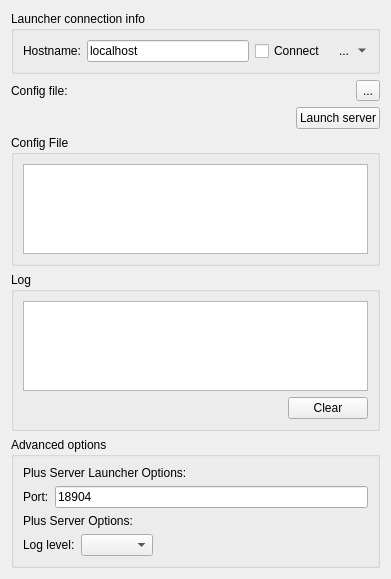
<?xml version="1.0" encoding="UTF-8"?>
<ui version="4.0">
 <class>qMRMLPlusLauncherRemoteWidget</class>
 <widget class="qMRMLWidget" name="qMRMLPlusLauncherRemoteWidget">
  <property name="geometry">
   <rect>
    <x>0</x>
    <y>0</y>
    <width>391</width>
    <height>579</height>
   </rect>
  </property>
  <property name="windowTitle">
   <string>Form</string>
  </property>
  <layout class="QVBoxLayout" name="verticalLayout_2">
   <item>
    <widget class="ctkCollapsibleGroupBox" name="launcherConnectionGroupBox">
     <property name="title">
      <string>Launcher connection info</string>
     </property>
     <layout class="QHBoxLayout" name="horizontalLayout">
      <item>
       <widget class="QLabel" name="hostnameLabel">
        <property name="text">
         <string>Hostname:</string>
        </property>
       </widget>
      </item>
      <item>
       <widget class="QLineEdit" name="hostnameLineEdit">
        <property name="text">
         <string>localhost</string>
        </property>
       </widget>
      </item>
      <item>
       <widget class="QCheckBox" name="launcherConnectCheckBox">
        <property name="text">
         <string>Connect</string>
        </property>
       </widget>
      </item>
      <item>
       <widget class="QToolButton" name="launcherStatusButton">
        <property name="text">
         <string>...</string>
        </property>
        <property name="icon">
         <iconset resource="../qMRMLPlusLauncherRemoteWidget.qrc">
          <normaloff>:/Icons/PlusLauncherRemoteDotGreen.png</normaloff>:/Icons/PlusLauncherRemoteDotGreen.png</iconset>
        </property>
        <property name="iconSize">
         <size>
          <width>20</width>
          <height>20</height>
         </size>
        </property>
        <property name="popupMode">
         <enum>QToolButton::MenuButtonPopup</enum>
        </property>
        <property name="toolButtonStyle">
         <enum>Qt::ToolButtonIconOnly</enum>
        </property>
        <property name="autoRaise">
         <bool>true</bool>
        </property>
        <property name="arrowType">
         <enum>Qt::NoArrow</enum>
        </property>
       </widget>
      </item>
     </layout>
    </widget>
   </item>
   <item>
    <layout class="QHBoxLayout" name="loadConfigLayout">
     <item>
      <widget class="QLabel" name="configFileLabel">
       <property name="text">
        <string>Config file:</string>
       </property>
      </widget>
     </item>
     <item>
      <widget class="qMRMLNodeComboBox" name="configFileSelectorComboBox">
       <property name="enabled">
        <bool>false</bool>
       </property>
       <property name="focusPolicy">
        <enum>Qt::WheelFocus</enum>
       </property>
       <property name="nodeTypes">
        <stringlist>
         <string>vtkMRMLTextNode</string>
        </stringlist>
       </property>
       <property name="addEnabled">
        <bool>false</bool>
       </property>
      </widget>
     </item>
     <item>
      <widget class="QToolButton" name="loadConfigFileButton">
       <property name="text">
        <string>...</string>
       </property>
      </widget>
     </item>
    </layout>
   </item>
   <item>
    <layout class="QHBoxLayout" name="launchServerLayout">
     <item>
      <spacer name="horizontalSpacer">
       <property name="orientation">
        <enum>Qt::Horizontal</enum>
       </property>
       <property name="sizeHint" stdset="0">
        <size>
         <width>40</width>
         <height>20</height>
        </size>
       </property>
      </spacer>
     </item>
     <item>
      <widget class="QPushButton" name="startStopServerButton">
       <property name="text">
        <string>Launch server</string>
       </property>
       <property name="icon">
        <iconset resource="../qMRMLPlusLauncherRemoteWidget.qrc">
         <normaloff>:/Icons/PlusLauncherRemoteConnect.png</normaloff>:/Icons/PlusLauncherRemoteConnect.png</iconset>
       </property>
       <property name="iconSize">
        <size>
         <width>15</width>
         <height>15</height>
        </size>
       </property>
      </widget>
     </item>
    </layout>
   </item>
   <item>
    <widget class="ctkCollapsibleGroupBox" name="configFileGroupBox">
     <property name="title">
      <string>Config File</string>
     </property>
     <property name="collapsed">
      <bool>true</bool>
     </property>
     <layout class="QHBoxLayout" name="horizontalLayout_5">
      <item>
       <widget class="QTextEdit" name="configFileTextEdit"/>
      </item>
     </layout>
    </widget>
   </item>
   <item>
    <widget class="ctkCollapsibleGroupBox" name="logGroupBox">
     <property name="title">
      <string>Log</string>
     </property>
     <property name="collapsed">
      <bool>false</bool>
     </property>
     <layout class="QVBoxLayout" name="verticalLayout">
      <item>
       <widget class="QTextEdit" name="serverLogTextEdit">
        <property name="readOnly">
         <bool>true</bool>
        </property>
       </widget>
      </item>
      <item>
       <layout class="QHBoxLayout" name="horizontalLayout_4">
        <item>
         <spacer name="horizontalSpacer_4">
          <property name="orientation">
           <enum>Qt::Horizontal</enum>
          </property>
          <property name="sizeHint" stdset="0">
           <size>
            <width>40</width>
            <height>20</height>
           </size>
          </property>
         </spacer>
        </item>
        <item>
         <widget class="QPushButton" name="clearLogButton">
          <property name="text">
           <string>Clear</string>
          </property>
         </widget>
        </item>
       </layout>
      </item>
     </layout>
    </widget>
   </item>
   <item>
    <widget class="ctkCollapsibleGroupBox" name="advancedGroupBox">
     <property name="enabled">
      <bool>true</bool>
     </property>
     <property name="title">
      <string>Advanced options</string>
     </property>
     <property name="collapsed">
      <bool>false</bool>
     </property>
     <layout class="QVBoxLayout" name="verticalLayout_3">
      <item>
       <widget class="QLabel" name="label">
        <property name="text">
         <string>Plus Server Launcher Options:</string>
        </property>
       </widget>
      </item>
      <item>
       <layout class="QHBoxLayout" name="horizontalLayout_3">
        <item>
         <widget class="QLabel" name="serverLauncherPortLabel">
          <property name="text">
           <string>Port:</string>
          </property>
         </widget>
        </item>
        <item>
         <widget class="QLineEdit" name="portLineEdit">
          <property name="inputMethodHints">
           <set>Qt::ImhNone</set>
          </property>
          <property name="text">
           <string>18904</string>
          </property>
         </widget>
        </item>
       </layout>
      </item>
      <item>
       <widget class="QLabel" name="label_2">
        <property name="text">
         <string>Plus Server Options:</string>
        </property>
       </widget>
      </item>
      <item>
       <layout class="QHBoxLayout" name="horizontalLayout_2">
        <item>
         <widget class="QLabel" name="logLevelLabel">
          <property name="text">
           <string>Log level:</string>
          </property>
         </widget>
        </item>
        <item>
         <widget class="QComboBox" name="logLevelComboBox"/>
        </item>
        <item>
         <spacer name="horizontalSpacer_2">
          <property name="orientation">
           <enum>Qt::Horizontal</enum>
          </property>
          <property name="sizeHint" stdset="0">
           <size>
            <width>40</width>
            <height>20</height>
           </size>
          </property>
         </spacer>
        </item>
       </layout>
      </item>
     </layout>
    </widget>
   </item>
   <item>
    <spacer name="verticalSpacer">
     <property name="orientation">
      <enum>Qt::Vertical</enum>
     </property>
     <property name="sizeHint" stdset="0">
      <size>
       <width>20</width>
       <height>40</height>
      </size>
     </property>
    </spacer>
   </item>
  </layout>
  <zorder>logGroupBox</zorder>
  <zorder>launcherConnectionGroupBox</zorder>
  <zorder>configFileGroupBox</zorder>
  <zorder>advancedGroupBox</zorder>
 </widget>
 <customwidgets>
  <customwidget>
   <class>qMRMLNodeComboBox</class>
   <extends>QWidget</extends>
   <header>qMRMLNodeComboBox.h</header>
  </customwidget>
  <customwidget>
   <class>qMRMLWidget</class>
   <extends>QWidget</extends>
   <header>qMRMLWidget.h</header>
   <container>1</container>
  </customwidget>
  <customwidget>
   <class>ctkCollapsibleGroupBox</class>
   <extends>QGroupBox</extends>
   <header>ctkCollapsibleGroupBox.h</header>
   <container>1</container>
  </customwidget>
 </customwidgets>
 <resources>
  <include location="../qMRMLPlusLauncherRemoteWidget.qrc"/>
 </resources>
 <connections/>
</ui>
